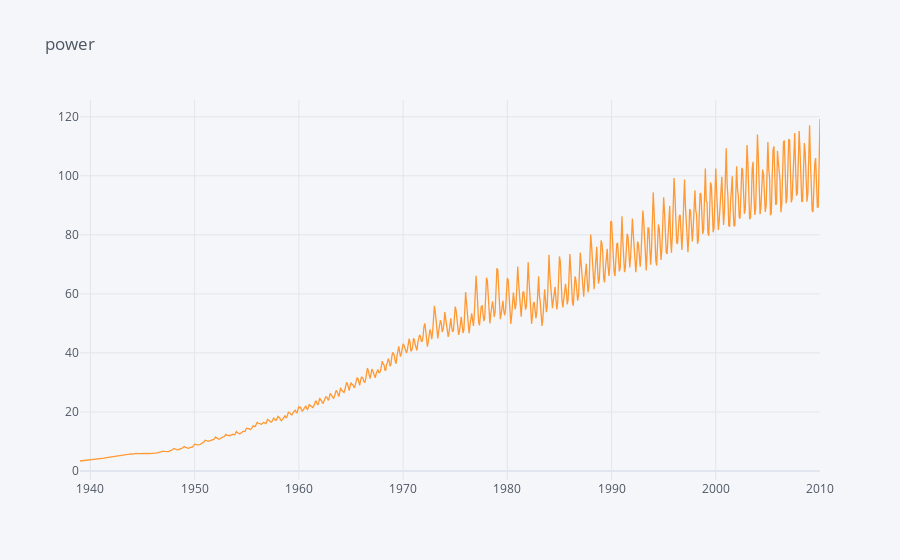

The code cell stored with this chart in its notebook:
### Code cell
#plotting the data 

data.iplot(title="power")

### Figure 1 — Plotly figure (JSON) as saved in the notebook; plotly's stock layout.template omitted (floating-point values rounded to 4 significant figures; data arrays with more than 128 entries replaced by an {"elided": "..."} marker saying what was removed)
{"data": [{"line": {"color": "rgba(255, 153, 51, 1.0)", "dash": "solid", "shape": "linear", "width": 1.3}, "mode": "lines", "name": "Energy Production", "text": "", "type": "scatter", "x": {"elided": "853 str values"}, "y": {"elided": "853 float values"}}], "layout": {"legend": {"bgcolor": "#F5F6F9", "font": {"color": "#4D5663"}}, "paper_bgcolor": "#F5F6F9", "plot_bgcolor": "#F5F6F9", "title": {"font": {"color": "#4D5663"}, "text": "power"}, "xaxis": {"gridcolor": "#E1E5ED", "showgrid": true, "tickfont": {"color": "#4D5663"}, "title": {"font": {"color": "#4D5663"}, "text": ""}, "zerolinecolor": "#E1E5ED"}, "yaxis": {"gridcolor": "#E1E5ED", "showgrid": true, "tickfont": {"color": "#4D5663"}, "title": {"font": {"color": "#4D5663"}, "text": ""}, "zerolinecolor": "#E1E5ED"}}}
